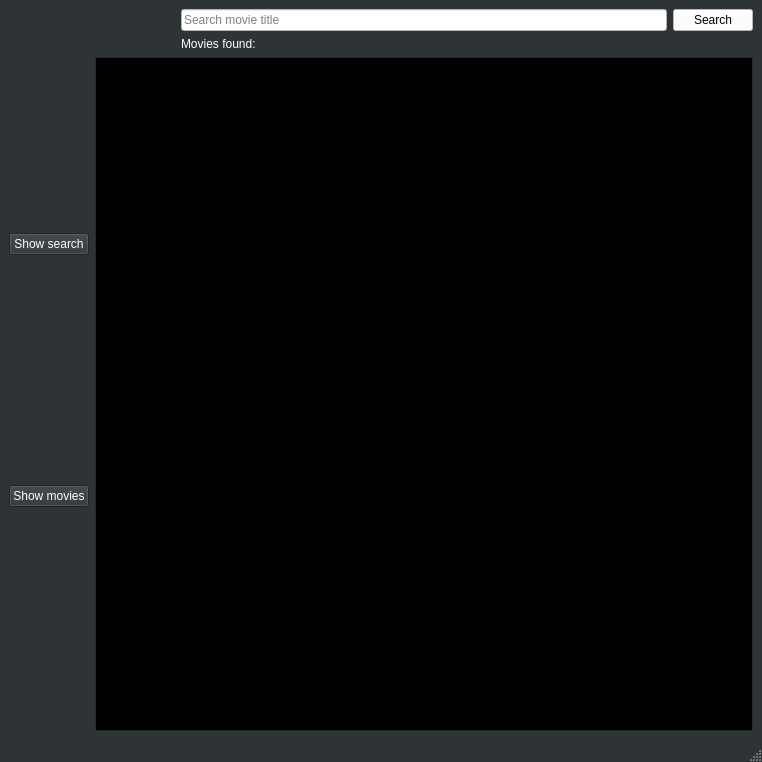
<?xml version="1.0" encoding="UTF-8"?>
<ui version="4.0">
 <class>MainWindow</class>
 <widget class="QMainWindow" name="MainWindow">
  <property name="geometry">
   <rect>
    <x>0</x>
    <y>0</y>
    <width>762</width>
    <height>762</height>
   </rect>
  </property>
  <property name="palette">
   <palette>
    <active>
     <colorrole role="WindowText">
      <brush brushstyle="SolidPattern">
       <color alpha="255">
        <red>255</red>
        <green>255</green>
        <blue>255</blue>
       </color>
      </brush>
     </colorrole>
     <colorrole role="Button">
      <brush brushstyle="SolidPattern">
       <color alpha="255">
        <red>46</red>
        <green>52</green>
        <blue>54</blue>
       </color>
      </brush>
     </colorrole>
     <colorrole role="Light">
      <brush brushstyle="SolidPattern">
       <color alpha="255">
        <red>69</red>
        <green>78</green>
        <blue>81</blue>
       </color>
      </brush>
     </colorrole>
     <colorrole role="Midlight">
      <brush brushstyle="SolidPattern">
       <color alpha="255">
        <red>57</red>
        <green>65</green>
        <blue>67</blue>
       </color>
      </brush>
     </colorrole>
     <colorrole role="Dark">
      <brush brushstyle="SolidPattern">
       <color alpha="255">
        <red>23</red>
        <green>26</green>
        <blue>27</blue>
       </color>
      </brush>
     </colorrole>
     <colorrole role="Mid">
      <brush brushstyle="SolidPattern">
       <color alpha="255">
        <red>30</red>
        <green>34</green>
        <blue>36</blue>
       </color>
      </brush>
     </colorrole>
     <colorrole role="Text">
      <brush brushstyle="SolidPattern">
       <color alpha="255">
        <red>255</red>
        <green>255</green>
        <blue>255</blue>
       </color>
      </brush>
     </colorrole>
     <colorrole role="BrightText">
      <brush brushstyle="SolidPattern">
       <color alpha="255">
        <red>255</red>
        <green>255</green>
        <blue>255</blue>
       </color>
      </brush>
     </colorrole>
     <colorrole role="ButtonText">
      <brush brushstyle="SolidPattern">
       <color alpha="255">
        <red>255</red>
        <green>255</green>
        <blue>255</blue>
       </color>
      </brush>
     </colorrole>
     <colorrole role="Base">
      <brush brushstyle="SolidPattern">
       <color alpha="255">
        <red>0</red>
        <green>0</green>
        <blue>0</blue>
       </color>
      </brush>
     </colorrole>
     <colorrole role="Window">
      <brush brushstyle="SolidPattern">
       <color alpha="255">
        <red>46</red>
        <green>52</green>
        <blue>54</blue>
       </color>
      </brush>
     </colorrole>
     <colorrole role="Shadow">
      <brush brushstyle="SolidPattern">
       <color alpha="255">
        <red>0</red>
        <green>0</green>
        <blue>0</blue>
       </color>
      </brush>
     </colorrole>
     <colorrole role="AlternateBase">
      <brush brushstyle="SolidPattern">
       <color alpha="255">
        <red>23</red>
        <green>26</green>
        <blue>27</blue>
       </color>
      </brush>
     </colorrole>
     <colorrole role="ToolTipBase">
      <brush brushstyle="SolidPattern">
       <color alpha="255">
        <red>255</red>
        <green>255</green>
        <blue>220</blue>
       </color>
      </brush>
     </colorrole>
     <colorrole role="ToolTipText">
      <brush brushstyle="SolidPattern">
       <color alpha="255">
        <red>0</red>
        <green>0</green>
        <blue>0</blue>
       </color>
      </brush>
     </colorrole>
     <colorrole role="PlaceholderText">
      <brush brushstyle="SolidPattern">
       <color alpha="128">
        <red>255</red>
        <green>255</green>
        <blue>255</blue>
       </color>
      </brush>
     </colorrole>
    </active>
    <inactive>
     <colorrole role="WindowText">
      <brush brushstyle="SolidPattern">
       <color alpha="255">
        <red>255</red>
        <green>255</green>
        <blue>255</blue>
       </color>
      </brush>
     </colorrole>
     <colorrole role="Button">
      <brush brushstyle="SolidPattern">
       <color alpha="255">
        <red>46</red>
        <green>52</green>
        <blue>54</blue>
       </color>
      </brush>
     </colorrole>
     <colorrole role="Light">
      <brush brushstyle="SolidPattern">
       <color alpha="255">
        <red>69</red>
        <green>78</green>
        <blue>81</blue>
       </color>
      </brush>
     </colorrole>
     <colorrole role="Midlight">
      <brush brushstyle="SolidPattern">
       <color alpha="255">
        <red>57</red>
        <green>65</green>
        <blue>67</blue>
       </color>
      </brush>
     </colorrole>
     <colorrole role="Dark">
      <brush brushstyle="SolidPattern">
       <color alpha="255">
        <red>23</red>
        <green>26</green>
        <blue>27</blue>
       </color>
      </brush>
     </colorrole>
     <colorrole role="Mid">
      <brush brushstyle="SolidPattern">
       <color alpha="255">
        <red>30</red>
        <green>34</green>
        <blue>36</blue>
       </color>
      </brush>
     </colorrole>
     <colorrole role="Text">
      <brush brushstyle="SolidPattern">
       <color alpha="255">
        <red>255</red>
        <green>255</green>
        <blue>255</blue>
       </color>
      </brush>
     </colorrole>
     <colorrole role="BrightText">
      <brush brushstyle="SolidPattern">
       <color alpha="255">
        <red>255</red>
        <green>255</green>
        <blue>255</blue>
       </color>
      </brush>
     </colorrole>
     <colorrole role="ButtonText">
      <brush brushstyle="SolidPattern">
       <color alpha="255">
        <red>255</red>
        <green>255</green>
        <blue>255</blue>
       </color>
      </brush>
     </colorrole>
     <colorrole role="Base">
      <brush brushstyle="SolidPattern">
       <color alpha="255">
        <red>0</red>
        <green>0</green>
        <blue>0</blue>
       </color>
      </brush>
     </colorrole>
     <colorrole role="Window">
      <brush brushstyle="SolidPattern">
       <color alpha="255">
        <red>46</red>
        <green>52</green>
        <blue>54</blue>
       </color>
      </brush>
     </colorrole>
     <colorrole role="Shadow">
      <brush brushstyle="SolidPattern">
       <color alpha="255">
        <red>0</red>
        <green>0</green>
        <blue>0</blue>
       </color>
      </brush>
     </colorrole>
     <colorrole role="AlternateBase">
      <brush brushstyle="SolidPattern">
       <color alpha="255">
        <red>23</red>
        <green>26</green>
        <blue>27</blue>
       </color>
      </brush>
     </colorrole>
     <colorrole role="ToolTipBase">
      <brush brushstyle="SolidPattern">
       <color alpha="255">
        <red>255</red>
        <green>255</green>
        <blue>220</blue>
       </color>
      </brush>
     </colorrole>
     <colorrole role="ToolTipText">
      <brush brushstyle="SolidPattern">
       <color alpha="255">
        <red>0</red>
        <green>0</green>
        <blue>0</blue>
       </color>
      </brush>
     </colorrole>
     <colorrole role="PlaceholderText">
      <brush brushstyle="SolidPattern">
       <color alpha="128">
        <red>255</red>
        <green>255</green>
        <blue>255</blue>
       </color>
      </brush>
     </colorrole>
    </inactive>
    <disabled>
     <colorrole role="WindowText">
      <brush brushstyle="SolidPattern">
       <color alpha="255">
        <red>23</red>
        <green>26</green>
        <blue>27</blue>
       </color>
      </brush>
     </colorrole>
     <colorrole role="Button">
      <brush brushstyle="SolidPattern">
       <color alpha="255">
        <red>46</red>
        <green>52</green>
        <blue>54</blue>
       </color>
      </brush>
     </colorrole>
     <colorrole role="Light">
      <brush brushstyle="SolidPattern">
       <color alpha="255">
        <red>69</red>
        <green>78</green>
        <blue>81</blue>
       </color>
      </brush>
     </colorrole>
     <colorrole role="Midlight">
      <brush brushstyle="SolidPattern">
       <color alpha="255">
        <red>57</red>
        <green>65</green>
        <blue>67</blue>
       </color>
      </brush>
     </colorrole>
     <colorrole role="Dark">
      <brush brushstyle="SolidPattern">
       <color alpha="255">
        <red>23</red>
        <green>26</green>
        <blue>27</blue>
       </color>
      </brush>
     </colorrole>
     <colorrole role="Mid">
      <brush brushstyle="SolidPattern">
       <color alpha="255">
        <red>30</red>
        <green>34</green>
        <blue>36</blue>
       </color>
      </brush>
     </colorrole>
     <colorrole role="Text">
      <brush brushstyle="SolidPattern">
       <color alpha="255">
        <red>23</red>
        <green>26</green>
        <blue>27</blue>
       </color>
      </brush>
     </colorrole>
     <colorrole role="BrightText">
      <brush brushstyle="SolidPattern">
       <color alpha="255">
        <red>255</red>
        <green>255</green>
        <blue>255</blue>
       </color>
      </brush>
     </colorrole>
     <colorrole role="ButtonText">
      <brush brushstyle="SolidPattern">
       <color alpha="255">
        <red>23</red>
        <green>26</green>
        <blue>27</blue>
       </color>
      </brush>
     </colorrole>
     <colorrole role="Base">
      <brush brushstyle="SolidPattern">
       <color alpha="255">
        <red>46</red>
        <green>52</green>
        <blue>54</blue>
       </color>
      </brush>
     </colorrole>
     <colorrole role="Window">
      <brush brushstyle="SolidPattern">
       <color alpha="255">
        <red>46</red>
        <green>52</green>
        <blue>54</blue>
       </color>
      </brush>
     </colorrole>
     <colorrole role="Shadow">
      <brush brushstyle="SolidPattern">
       <color alpha="255">
        <red>0</red>
        <green>0</green>
        <blue>0</blue>
       </color>
      </brush>
     </colorrole>
     <colorrole role="AlternateBase">
      <brush brushstyle="SolidPattern">
       <color alpha="255">
        <red>46</red>
        <green>52</green>
        <blue>54</blue>
       </color>
      </brush>
     </colorrole>
     <colorrole role="ToolTipBase">
      <brush brushstyle="SolidPattern">
       <color alpha="255">
        <red>255</red>
        <green>255</green>
        <blue>220</blue>
       </color>
      </brush>
     </colorrole>
     <colorrole role="ToolTipText">
      <brush brushstyle="SolidPattern">
       <color alpha="255">
        <red>0</red>
        <green>0</green>
        <blue>0</blue>
       </color>
      </brush>
     </colorrole>
     <colorrole role="PlaceholderText">
      <brush brushstyle="SolidPattern">
       <color alpha="128">
        <red>255</red>
        <green>255</green>
        <blue>255</blue>
       </color>
      </brush>
     </colorrole>
    </disabled>
   </palette>
  </property>
  <property name="windowTitle">
   <string>Movie Application</string>
  </property>
  <widget class="QWidget" name="centralwidget">
   <layout class="QGridLayout" name="gridLayout">
    <item row="1" column="1">
     <spacer name="horizontalSpacer">
      <property name="orientation">
       <enum>Qt::Horizontal</enum>
      </property>
      <property name="sizeType">
       <enum>QSizePolicy::Maximum</enum>
      </property>
      <property name="sizeHint" stdset="0">
       <size>
        <width>80</width>
        <height>20</height>
       </size>
      </property>
     </spacer>
    </item>
    <item row="1" column="3">
     <widget class="QPushButton" name="pushButton_3">
      <property name="palette">
       <palette>
        <active>
         <colorrole role="WindowText">
          <brush brushstyle="SolidPattern">
           <color alpha="255">
            <red>0</red>
            <green>0</green>
            <blue>0</blue>
           </color>
          </brush>
         </colorrole>
         <colorrole role="Button">
          <brush brushstyle="SolidPattern">
           <color alpha="255">
            <red>255</red>
            <green>255</green>
            <blue>255</blue>
           </color>
          </brush>
         </colorrole>
         <colorrole role="Light">
          <brush brushstyle="SolidPattern">
           <color alpha="255">
            <red>255</red>
            <green>255</green>
            <blue>255</blue>
           </color>
          </brush>
         </colorrole>
         <colorrole role="Midlight">
          <brush brushstyle="SolidPattern">
           <color alpha="255">
            <red>255</red>
            <green>255</green>
            <blue>255</blue>
           </color>
          </brush>
         </colorrole>
         <colorrole role="Dark">
          <brush brushstyle="SolidPattern">
           <color alpha="255">
            <red>127</red>
            <green>127</green>
            <blue>127</blue>
           </color>
          </brush>
         </colorrole>
         <colorrole role="Mid">
          <brush brushstyle="SolidPattern">
           <color alpha="255">
            <red>170</red>
            <green>170</green>
            <blue>170</blue>
           </color>
          </brush>
         </colorrole>
         <colorrole role="Text">
          <brush brushstyle="SolidPattern">
           <color alpha="255">
            <red>0</red>
            <green>0</green>
            <blue>0</blue>
           </color>
          </brush>
         </colorrole>
         <colorrole role="BrightText">
          <brush brushstyle="SolidPattern">
           <color alpha="255">
            <red>255</red>
            <green>255</green>
            <blue>255</blue>
           </color>
          </brush>
         </colorrole>
         <colorrole role="ButtonText">
          <brush brushstyle="SolidPattern">
           <color alpha="255">
            <red>0</red>
            <green>0</green>
            <blue>0</blue>
           </color>
          </brush>
         </colorrole>
         <colorrole role="Base">
          <brush brushstyle="SolidPattern">
           <color alpha="255">
            <red>255</red>
            <green>255</green>
            <blue>255</blue>
           </color>
          </brush>
         </colorrole>
         <colorrole role="Window">
          <brush brushstyle="SolidPattern">
           <color alpha="255">
            <red>255</red>
            <green>255</green>
            <blue>255</blue>
           </color>
          </brush>
         </colorrole>
         <colorrole role="Shadow">
          <brush brushstyle="SolidPattern">
           <color alpha="255">
            <red>0</red>
            <green>0</green>
            <blue>0</blue>
           </color>
          </brush>
         </colorrole>
         <colorrole role="AlternateBase">
          <brush brushstyle="SolidPattern">
           <color alpha="255">
            <red>255</red>
            <green>255</green>
            <blue>255</blue>
           </color>
          </brush>
         </colorrole>
         <colorrole role="ToolTipBase">
          <brush brushstyle="SolidPattern">
           <color alpha="255">
            <red>255</red>
            <green>255</green>
            <blue>220</blue>
           </color>
          </brush>
         </colorrole>
         <colorrole role="ToolTipText">
          <brush brushstyle="SolidPattern">
           <color alpha="255">
            <red>0</red>
            <green>0</green>
            <blue>0</blue>
           </color>
          </brush>
         </colorrole>
         <colorrole role="PlaceholderText">
          <brush brushstyle="SolidPattern">
           <color alpha="128">
            <red>0</red>
            <green>0</green>
            <blue>0</blue>
           </color>
          </brush>
         </colorrole>
        </active>
        <inactive>
         <colorrole role="WindowText">
          <brush brushstyle="SolidPattern">
           <color alpha="255">
            <red>0</red>
            <green>0</green>
            <blue>0</blue>
           </color>
          </brush>
         </colorrole>
         <colorrole role="Button">
          <brush brushstyle="SolidPattern">
           <color alpha="255">
            <red>255</red>
            <green>255</green>
            <blue>255</blue>
           </color>
          </brush>
         </colorrole>
         <colorrole role="Light">
          <brush brushstyle="SolidPattern">
           <color alpha="255">
            <red>255</red>
            <green>255</green>
            <blue>255</blue>
           </color>
          </brush>
         </colorrole>
         <colorrole role="Midlight">
          <brush brushstyle="SolidPattern">
           <color alpha="255">
            <red>255</red>
            <green>255</green>
            <blue>255</blue>
           </color>
          </brush>
         </colorrole>
         <colorrole role="Dark">
          <brush brushstyle="SolidPattern">
           <color alpha="255">
            <red>127</red>
            <green>127</green>
            <blue>127</blue>
           </color>
          </brush>
         </colorrole>
         <colorrole role="Mid">
          <brush brushstyle="SolidPattern">
           <color alpha="255">
            <red>170</red>
            <green>170</green>
            <blue>170</blue>
           </color>
          </brush>
         </colorrole>
         <colorrole role="Text">
          <brush brushstyle="SolidPattern">
           <color alpha="255">
            <red>0</red>
            <green>0</green>
            <blue>0</blue>
           </color>
          </brush>
         </colorrole>
         <colorrole role="BrightText">
          <brush brushstyle="SolidPattern">
           <color alpha="255">
            <red>255</red>
            <green>255</green>
            <blue>255</blue>
           </color>
          </brush>
         </colorrole>
         <colorrole role="ButtonText">
          <brush brushstyle="SolidPattern">
           <color alpha="255">
            <red>0</red>
            <green>0</green>
            <blue>0</blue>
           </color>
          </brush>
         </colorrole>
         <colorrole role="Base">
          <brush brushstyle="SolidPattern">
           <color alpha="255">
            <red>255</red>
            <green>255</green>
            <blue>255</blue>
           </color>
          </brush>
         </colorrole>
         <colorrole role="Window">
          <brush brushstyle="SolidPattern">
           <color alpha="255">
            <red>255</red>
            <green>255</green>
            <blue>255</blue>
           </color>
          </brush>
         </colorrole>
         <colorrole role="Shadow">
          <brush brushstyle="SolidPattern">
           <color alpha="255">
            <red>0</red>
            <green>0</green>
            <blue>0</blue>
           </color>
          </brush>
         </colorrole>
         <colorrole role="AlternateBase">
          <brush brushstyle="SolidPattern">
           <color alpha="255">
            <red>255</red>
            <green>255</green>
            <blue>255</blue>
           </color>
          </brush>
         </colorrole>
         <colorrole role="ToolTipBase">
          <brush brushstyle="SolidPattern">
           <color alpha="255">
            <red>255</red>
            <green>255</green>
            <blue>220</blue>
           </color>
          </brush>
         </colorrole>
         <colorrole role="ToolTipText">
          <brush brushstyle="SolidPattern">
           <color alpha="255">
            <red>0</red>
            <green>0</green>
            <blue>0</blue>
           </color>
          </brush>
         </colorrole>
         <colorrole role="PlaceholderText">
          <brush brushstyle="SolidPattern">
           <color alpha="128">
            <red>0</red>
            <green>0</green>
            <blue>0</blue>
           </color>
          </brush>
         </colorrole>
        </inactive>
        <disabled>
         <colorrole role="WindowText">
          <brush brushstyle="SolidPattern">
           <color alpha="255">
            <red>127</red>
            <green>127</green>
            <blue>127</blue>
           </color>
          </brush>
         </colorrole>
         <colorrole role="Button">
          <brush brushstyle="SolidPattern">
           <color alpha="255">
            <red>255</red>
            <green>255</green>
            <blue>255</blue>
           </color>
          </brush>
         </colorrole>
         <colorrole role="Light">
          <brush brushstyle="SolidPattern">
           <color alpha="255">
            <red>255</red>
            <green>255</green>
            <blue>255</blue>
           </color>
          </brush>
         </colorrole>
         <colorrole role="Midlight">
          <brush brushstyle="SolidPattern">
           <color alpha="255">
            <red>255</red>
            <green>255</green>
            <blue>255</blue>
           </color>
          </brush>
         </colorrole>
         <colorrole role="Dark">
          <brush brushstyle="SolidPattern">
           <color alpha="255">
            <red>127</red>
            <green>127</green>
            <blue>127</blue>
           </color>
          </brush>
         </colorrole>
         <colorrole role="Mid">
          <brush brushstyle="SolidPattern">
           <color alpha="255">
            <red>170</red>
            <green>170</green>
            <blue>170</blue>
           </color>
          </brush>
         </colorrole>
         <colorrole role="Text">
          <brush brushstyle="SolidPattern">
           <color alpha="255">
            <red>127</red>
            <green>127</green>
            <blue>127</blue>
           </color>
          </brush>
         </colorrole>
         <colorrole role="BrightText">
          <brush brushstyle="SolidPattern">
           <color alpha="255">
            <red>255</red>
            <green>255</green>
            <blue>255</blue>
           </color>
          </brush>
         </colorrole>
         <colorrole role="ButtonText">
          <brush brushstyle="SolidPattern">
           <color alpha="255">
            <red>127</red>
            <green>127</green>
            <blue>127</blue>
           </color>
          </brush>
         </colorrole>
         <colorrole role="Base">
          <brush brushstyle="SolidPattern">
           <color alpha="255">
            <red>255</red>
            <green>255</green>
            <blue>255</blue>
           </color>
          </brush>
         </colorrole>
         <colorrole role="Window">
          <brush brushstyle="SolidPattern">
           <color alpha="255">
            <red>255</red>
            <green>255</green>
            <blue>255</blue>
           </color>
          </brush>
         </colorrole>
         <colorrole role="Shadow">
          <brush brushstyle="SolidPattern">
           <color alpha="255">
            <red>0</red>
            <green>0</green>
            <blue>0</blue>
           </color>
          </brush>
         </colorrole>
         <colorrole role="AlternateBase">
          <brush brushstyle="SolidPattern">
           <color alpha="255">
            <red>255</red>
            <green>255</green>
            <blue>255</blue>
           </color>
          </brush>
         </colorrole>
         <colorrole role="ToolTipBase">
          <brush brushstyle="SolidPattern">
           <color alpha="255">
            <red>255</red>
            <green>255</green>
            <blue>220</blue>
           </color>
          </brush>
         </colorrole>
         <colorrole role="ToolTipText">
          <brush brushstyle="SolidPattern">
           <color alpha="255">
            <red>0</red>
            <green>0</green>
            <blue>0</blue>
           </color>
          </brush>
         </colorrole>
         <colorrole role="PlaceholderText">
          <brush brushstyle="SolidPattern">
           <color alpha="128">
            <red>0</red>
            <green>0</green>
            <blue>0</blue>
           </color>
          </brush>
         </colorrole>
        </disabled>
       </palette>
      </property>
      <property name="text">
       <string>Search</string>
      </property>
     </widget>
    </item>
    <item row="1" column="0" rowspan="3">
     <layout class="QVBoxLayout" name="verticalLayout">
      <item>
       <widget class="QPushButton" name="pushButton">
        <property name="text">
         <string>Show search</string>
        </property>
       </widget>
      </item>
      <item>
       <widget class="QPushButton" name="pushButton_2">
        <property name="text">
         <string>Show movies</string>
        </property>
       </widget>
      </item>
     </layout>
    </item>
    <item row="0" column="3">
     <layout class="QHBoxLayout" name="horizontalLayout"/>
    </item>
    <item row="1" column="2">
     <widget class="QLineEdit" name="lineEdit">
      <property name="palette">
       <palette>
        <active>
         <colorrole role="WindowText">
          <brush brushstyle="SolidPattern">
           <color alpha="255">
            <red>0</red>
            <green>0</green>
            <blue>0</blue>
           </color>
          </brush>
         </colorrole>
         <colorrole role="Button">
          <brush brushstyle="SolidPattern">
           <color alpha="255">
            <red>255</red>
            <green>255</green>
            <blue>255</blue>
           </color>
          </brush>
         </colorrole>
         <colorrole role="Light">
          <brush brushstyle="SolidPattern">
           <color alpha="255">
            <red>255</red>
            <green>255</green>
            <blue>255</blue>
           </color>
          </brush>
         </colorrole>
         <colorrole role="Midlight">
          <brush brushstyle="SolidPattern">
           <color alpha="255">
            <red>255</red>
            <green>255</green>
            <blue>255</blue>
           </color>
          </brush>
         </colorrole>
         <colorrole role="Dark">
          <brush brushstyle="SolidPattern">
           <color alpha="255">
            <red>127</red>
            <green>127</green>
            <blue>127</blue>
           </color>
          </brush>
         </colorrole>
         <colorrole role="Mid">
          <brush brushstyle="SolidPattern">
           <color alpha="255">
            <red>170</red>
            <green>170</green>
            <blue>170</blue>
           </color>
          </brush>
         </colorrole>
         <colorrole role="Text">
          <brush brushstyle="SolidPattern">
           <color alpha="255">
            <red>0</red>
            <green>0</green>
            <blue>0</blue>
           </color>
          </brush>
         </colorrole>
         <colorrole role="BrightText">
          <brush brushstyle="SolidPattern">
           <color alpha="255">
            <red>255</red>
            <green>255</green>
            <blue>255</blue>
           </color>
          </brush>
         </colorrole>
         <colorrole role="ButtonText">
          <brush brushstyle="SolidPattern">
           <color alpha="255">
            <red>0</red>
            <green>0</green>
            <blue>0</blue>
           </color>
          </brush>
         </colorrole>
         <colorrole role="Base">
          <brush brushstyle="SolidPattern">
           <color alpha="255">
            <red>255</red>
            <green>255</green>
            <blue>255</blue>
           </color>
          </brush>
         </colorrole>
         <colorrole role="Window">
          <brush brushstyle="SolidPattern">
           <color alpha="255">
            <red>255</red>
            <green>255</green>
            <blue>255</blue>
           </color>
          </brush>
         </colorrole>
         <colorrole role="Shadow">
          <brush brushstyle="SolidPattern">
           <color alpha="255">
            <red>0</red>
            <green>0</green>
            <blue>0</blue>
           </color>
          </brush>
         </colorrole>
         <colorrole role="AlternateBase">
          <brush brushstyle="SolidPattern">
           <color alpha="255">
            <red>255</red>
            <green>255</green>
            <blue>255</blue>
           </color>
          </brush>
         </colorrole>
         <colorrole role="ToolTipBase">
          <brush brushstyle="SolidPattern">
           <color alpha="255">
            <red>255</red>
            <green>255</green>
            <blue>220</blue>
           </color>
          </brush>
         </colorrole>
         <colorrole role="ToolTipText">
          <brush brushstyle="SolidPattern">
           <color alpha="255">
            <red>0</red>
            <green>0</green>
            <blue>0</blue>
           </color>
          </brush>
         </colorrole>
         <colorrole role="PlaceholderText">
          <brush brushstyle="SolidPattern">
           <color alpha="128">
            <red>0</red>
            <green>0</green>
            <blue>0</blue>
           </color>
          </brush>
         </colorrole>
        </active>
        <inactive>
         <colorrole role="WindowText">
          <brush brushstyle="SolidPattern">
           <color alpha="255">
            <red>0</red>
            <green>0</green>
            <blue>0</blue>
           </color>
          </brush>
         </colorrole>
         <colorrole role="Button">
          <brush brushstyle="SolidPattern">
           <color alpha="255">
            <red>255</red>
            <green>255</green>
            <blue>255</blue>
           </color>
          </brush>
         </colorrole>
         <colorrole role="Light">
          <brush brushstyle="SolidPattern">
           <color alpha="255">
            <red>255</red>
            <green>255</green>
            <blue>255</blue>
           </color>
          </brush>
         </colorrole>
         <colorrole role="Midlight">
          <brush brushstyle="SolidPattern">
           <color alpha="255">
            <red>255</red>
            <green>255</green>
            <blue>255</blue>
           </color>
          </brush>
         </colorrole>
         <colorrole role="Dark">
          <brush brushstyle="SolidPattern">
           <color alpha="255">
            <red>127</red>
            <green>127</green>
            <blue>127</blue>
           </color>
          </brush>
         </colorrole>
         <colorrole role="Mid">
          <brush brushstyle="SolidPattern">
           <color alpha="255">
            <red>170</red>
            <green>170</green>
            <blue>170</blue>
           </color>
          </brush>
         </colorrole>
         <colorrole role="Text">
          <brush brushstyle="SolidPattern">
           <color alpha="255">
            <red>0</red>
            <green>0</green>
            <blue>0</blue>
           </color>
          </brush>
         </colorrole>
         <colorrole role="BrightText">
          <brush brushstyle="SolidPattern">
           <color alpha="255">
            <red>255</red>
            <green>255</green>
            <blue>255</blue>
           </color>
          </brush>
         </colorrole>
         <colorrole role="ButtonText">
          <brush brushstyle="SolidPattern">
           <color alpha="255">
            <red>0</red>
            <green>0</green>
            <blue>0</blue>
           </color>
          </brush>
         </colorrole>
         <colorrole role="Base">
          <brush brushstyle="SolidPattern">
           <color alpha="255">
            <red>255</red>
            <green>255</green>
            <blue>255</blue>
           </color>
          </brush>
         </colorrole>
         <colorrole role="Window">
          <brush brushstyle="SolidPattern">
           <color alpha="255">
            <red>255</red>
            <green>255</green>
            <blue>255</blue>
           </color>
          </brush>
         </colorrole>
         <colorrole role="Shadow">
          <brush brushstyle="SolidPattern">
           <color alpha="255">
            <red>0</red>
            <green>0</green>
            <blue>0</blue>
           </color>
          </brush>
         </colorrole>
         <colorrole role="AlternateBase">
          <brush brushstyle="SolidPattern">
           <color alpha="255">
            <red>255</red>
            <green>255</green>
            <blue>255</blue>
           </color>
          </brush>
         </colorrole>
         <colorrole role="ToolTipBase">
          <brush brushstyle="SolidPattern">
           <color alpha="255">
            <red>255</red>
            <green>255</green>
            <blue>220</blue>
           </color>
          </brush>
         </colorrole>
         <colorrole role="ToolTipText">
          <brush brushstyle="SolidPattern">
           <color alpha="255">
            <red>0</red>
            <green>0</green>
            <blue>0</blue>
           </color>
          </brush>
         </colorrole>
         <colorrole role="PlaceholderText">
          <brush brushstyle="SolidPattern">
           <color alpha="128">
            <red>0</red>
            <green>0</green>
            <blue>0</blue>
           </color>
          </brush>
         </colorrole>
        </inactive>
        <disabled>
         <colorrole role="WindowText">
          <brush brushstyle="SolidPattern">
           <color alpha="255">
            <red>127</red>
            <green>127</green>
            <blue>127</blue>
           </color>
          </brush>
         </colorrole>
         <colorrole role="Button">
          <brush brushstyle="SolidPattern">
           <color alpha="255">
            <red>255</red>
            <green>255</green>
            <blue>255</blue>
           </color>
          </brush>
         </colorrole>
         <colorrole role="Light">
          <brush brushstyle="SolidPattern">
           <color alpha="255">
            <red>255</red>
            <green>255</green>
            <blue>255</blue>
           </color>
          </brush>
         </colorrole>
         <colorrole role="Midlight">
          <brush brushstyle="SolidPattern">
           <color alpha="255">
            <red>255</red>
            <green>255</green>
            <blue>255</blue>
           </color>
          </brush>
         </colorrole>
         <colorrole role="Dark">
          <brush brushstyle="SolidPattern">
           <color alpha="255">
            <red>127</red>
            <green>127</green>
            <blue>127</blue>
           </color>
          </brush>
         </colorrole>
         <colorrole role="Mid">
          <brush brushstyle="SolidPattern">
           <color alpha="255">
            <red>170</red>
            <green>170</green>
            <blue>170</blue>
           </color>
          </brush>
         </colorrole>
         <colorrole role="Text">
          <brush brushstyle="SolidPattern">
           <color alpha="255">
            <red>127</red>
            <green>127</green>
            <blue>127</blue>
           </color>
          </brush>
         </colorrole>
         <colorrole role="BrightText">
          <brush brushstyle="SolidPattern">
           <color alpha="255">
            <red>255</red>
            <green>255</green>
            <blue>255</blue>
           </color>
          </brush>
         </colorrole>
         <colorrole role="ButtonText">
          <brush brushstyle="SolidPattern">
           <color alpha="255">
            <red>127</red>
            <green>127</green>
            <blue>127</blue>
           </color>
          </brush>
         </colorrole>
         <colorrole role="Base">
          <brush brushstyle="SolidPattern">
           <color alpha="255">
            <red>255</red>
            <green>255</green>
            <blue>255</blue>
           </color>
          </brush>
         </colorrole>
         <colorrole role="Window">
          <brush brushstyle="SolidPattern">
           <color alpha="255">
            <red>255</red>
            <green>255</green>
            <blue>255</blue>
           </color>
          </brush>
         </colorrole>
         <colorrole role="Shadow">
          <brush brushstyle="SolidPattern">
           <color alpha="255">
            <red>0</red>
            <green>0</green>
            <blue>0</blue>
           </color>
          </brush>
         </colorrole>
         <colorrole role="AlternateBase">
          <brush brushstyle="SolidPattern">
           <color alpha="255">
            <red>255</red>
            <green>255</green>
            <blue>255</blue>
           </color>
          </brush>
         </colorrole>
         <colorrole role="ToolTipBase">
          <brush brushstyle="SolidPattern">
           <color alpha="255">
            <red>255</red>
            <green>255</green>
            <blue>220</blue>
           </color>
          </brush>
         </colorrole>
         <colorrole role="ToolTipText">
          <brush brushstyle="SolidPattern">
           <color alpha="255">
            <red>0</red>
            <green>0</green>
            <blue>0</blue>
           </color>
          </brush>
         </colorrole>
         <colorrole role="PlaceholderText">
          <brush brushstyle="SolidPattern">
           <color alpha="128">
            <red>0</red>
            <green>0</green>
            <blue>0</blue>
           </color>
          </brush>
         </colorrole>
        </disabled>
       </palette>
      </property>
      <property name="placeholderText">
       <string>Search movie title</string>
      </property>
     </widget>
    </item>
    <item row="2" column="2">
     <widget class="QLabel" name="label">
      <property name="minimumSize">
       <size>
        <width>246</width>
        <height>0</height>
       </size>
      </property>
      <property name="text">
       <string>Movies found: </string>
      </property>
     </widget>
    </item>
    <item row="3" column="1" colspan="3">
     <widget class="QListView" name="listView">
      <property name="cursor" stdset="0">
       <cursorShape>ArrowCursor</cursorShape>
      </property>
      <property name="frameShape">
       <enum>QFrame::StyledPanel</enum>
      </property>
      <property name="frameShadow">
       <enum>QFrame::Sunken</enum>
      </property>
      <property name="lineWidth">
       <number>0</number>
      </property>
      <property name="midLineWidth">
       <number>0</number>
      </property>
      <property name="viewMode">
       <enum>QListView::ListMode</enum>
      </property>
      <property name="modelColumn">
       <number>0</number>
      </property>
      <property name="selectionRectVisible">
       <bool>false</bool>
      </property>
     </widget>
    </item>
   </layout>
  </widget>
  <widget class="QMenuBar" name="menubar">
   <property name="geometry">
    <rect>
     <x>0</x>
     <y>0</y>
     <width>762</width>
     <height>22</height>
    </rect>
   </property>
  </widget>
  <widget class="QStatusBar" name="statusbar"/>
 </widget>
 <resources/>
 <connections/>
</ui>
